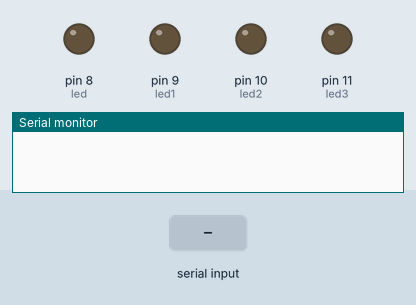
Recording of a program running on a simulated Arduino Uno, built with avr-gcc and run on an emulated ATmega328P. On the bench: output pins drawn as LEDs (lit = HIGH), the last lines printed to the serial monitor. The inputs (shaded band) are chosen by the test bench.

Above: at 1.2 s.
1.3 s: "1" received over Serial
At 1.6 s:
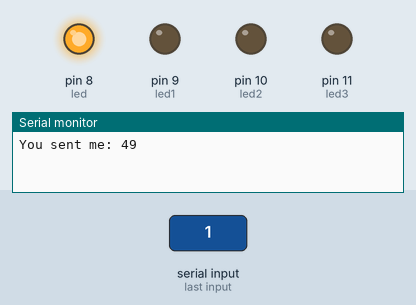
2.8 s: "2" received over Serial
At 3.9 s:
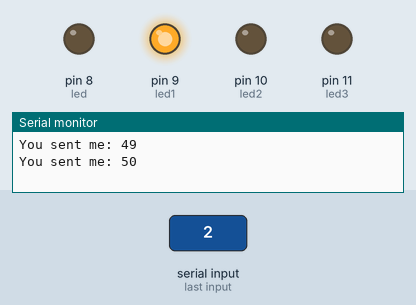
4.3 s: "3" received over Serial
At 5.1 s:
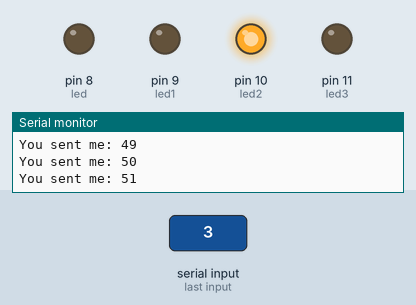
5.8 s: "4" received over Serial
At 6.2 s:
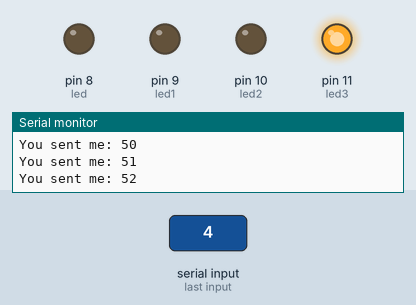
7.3 s: "0" received over Serial
At 8.6 s:
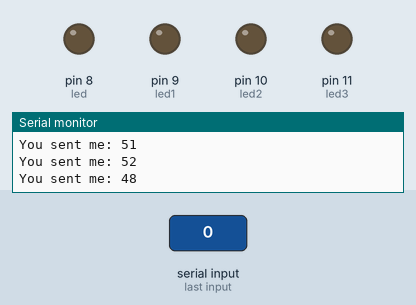
Timing chart, 0 to 9.8 s (numbered marks = the images above; inputs shaded):
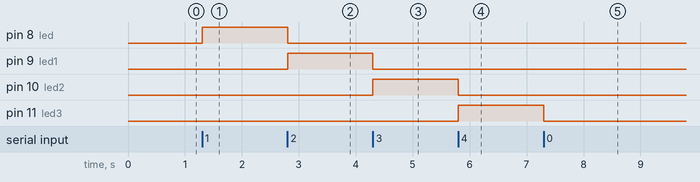

Measured:
- after the input at 1.3 s, pin 8 (led): LOW → HIGH at once
- after the input at 2.8 s, pin 8 (led): HIGH → LOW at once; pin 9 (led1): LOW → HIGH at once
- after the input at 4.3 s, pin 9 (led1): HIGH → LOW at once; pin 10 (led2): LOW → HIGH at once
- after the input at 5.8 s, pin 10 (led2): HIGH → LOW at once; pin 11 (led3): LOW → HIGH at once
- after the input at 7.3 s, pin 11 (led3): HIGH → LOW at once

The program:

main.cpp
```cpp
#include <Arduino.h>
byte val;
int led = 8;
int led1 = 9;
int led2 = 10;
int led3 = 11;
void setup()
{
  Serial.begin(9600);
  pinMode(led, OUTPUT);
  pinMode(led1, OUTPUT);
  pinMode(led2, OUTPUT);
  pinMode(led3, OUTPUT);
}
void loop()
{
  if (Serial.available())
  {
    val = Serial.read();
    Serial.print("You sent me: ");
    Serial.println(val);
    if (val == 48)
    {
      digitalWrite(led, LOW);
      digitalWrite(led1, LOW);
      digitalWrite(led2, LOW);
      digitalWrite(led3, LOW);
    }
    else if (val == 49)
    {
      digitalWrite(led, HIGH);
      digitalWrite(led1, LOW);
      digitalWrite(led2, LOW);
      digitalWrite(led3, LOW);
    }
    else if (val == 50)
    {
      digitalWrite(led1, HIGH);
      digitalWrite(led, LOW);
      digitalWrite(led2, LOW);
      digitalWrite(led3, LOW);
    }
    else if (val == 51)
    {
      digitalWrite(led2, HIGH);
      digitalWrite(led, LOW);
      digitalWrite(led1, LOW);
      digitalWrite(led3, LOW);
    }
    else if (val == 52)
    {
      digitalWrite(led3, HIGH);
      digitalWrite(led1, LOW);
      digitalWrite(led2, LOW);
      digitalWrite(led, LOW);
    }
    else
    {
      Serial.println("Invaid input given");
    }
  }
}
```
